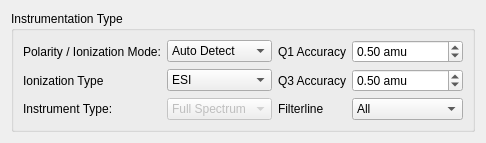
     <widget class="QWidget" name="instrumentationOptions">
      <attribute name="title">
       <string>Instrumentation</string>
      </attribute>
      <layout class="QHBoxLayout" name="horizontalLayout_2">
       <item>
        <widget class="QGroupBox" name="instrumentSettings">
         <property name="title">
          <string>Instrumentation Type</string>
         </property>
         <layout class="QGridLayout" name="gridLayout_2">
          <item row="0" column="0">
           <widget class="QLabel" name="label_3">
            <property name="text">
             <string>Polarity / Ionization Mode:</string>
            </property>
           </widget>
          </item>
          <item row="0" column="1">
           <widget class="QComboBox" name="ionizationMode">
            <item>
             <property name="text">
              <string>Auto Detect</string>
             </property>
            </item>
            <item>
             <property name="text">
              <string>Neutral (0)</string>
             </property>
            </item>
            <item>
             <property name="text">
              <string>Positive (+1)</string>
             </property>
            </item>
            <item>
             <property name="text">
              <string>Negative (-1)</string>
             </property>
            </item>
           </widget>
          </item>
          <item row="0" column="2">
           <widget class="QLabel" name="label_7">
            <property name="text">
             <string>Q1 Accuracy</string>
            </property>
           </widget>
          </item>
          <item row="0" column="3">
           <widget class="QDoubleSpinBox" name="amuQ1">
            <property name="prefix">
             <string/>
            </property>
            <property name="suffix">
             <string> amu</string>
            </property>
            <property name="value">
             <double>0.500000000000000</double>
            </property>
           </widget>
          </item>
          <item row="1" column="1">
           <widget class="QComboBox" name="ionizationType">
            <item>
             <property name="text">
              <string>ESI</string>
             </property>
            </item>
            <item>
             <property name="text">
              <string>EI</string>
             </property>
            </item>
            <item>
             <property name="text">
              <string>CI</string>
             </property>
            </item>
            <item>
             <property name="text">
              <string>APCI</string>
             </property>
            </item>
            <item>
             <property name="text">
              <string>FI/FD</string>
             </property>
            </item>
            <item>
             <property name="text">
              <string>FAB</string>
             </property>
            </item>
            <item>
             <property name="text">
              <string>MALDI</string>
             </property>
            </item>
           </widget>
          </item>
          <item row="1" column="0">
           <widget class="QLabel" name="label_13">
            <property name="text">
             <string>Ionization Type</string>
            </property>
           </widget>
          </item>
          <item row="1" column="2">
           <widget class="QLabel" name="label_14">
            <property name="text">
             <string>Q3 Accuracy</string>
            </property>
           </widget>
          </item>
          <item row="1" column="3">
           <widget class="QDoubleSpinBox" name="amuQ3">
            <property name="suffix">
             <string> amu</string>
            </property>
            <property name="maximum">
             <double>1000000000.000000000000000</double>
            </property>
            <property name="value">
             <double>0.500000000000000</double>
            </property>
           </widget>
          </item>
          <item row="5" column="0">
           <widget class="QLabel" name="label_4">
            <property name="text">
             <string>Instrument Type:</string>
            </property>
           </widget>
          </item>
          <item row="5" column="1">
           <widget class="QComboBox" name="instrumentType">
            <property name="enabled">
             <bool>false</bool>
            </property>
            <item>
             <property name="text">
              <string>Full Spectrum</string>
             </property>
            </item>
            <item>
             <property name="text">
              <string>Triple Quad</string>
             </property>
            </item>
           </widget>
          </item>
          <item row="5" column="2">
           <widget class="QLabel" name="label_35">
            <property name="text">
             <string>Filterline</string>
            </property>
           </widget>
          </item>
          <item row="5" column="3">
           <widget class="QComboBox" name="filterlineComboBox">
            <item>
             <property name="text">
              <string>All</string>
             </property>
            </item>
           </widget>
          </item>
         </layout>
        </widget>
       </item>
      </layout>
     </widget>
